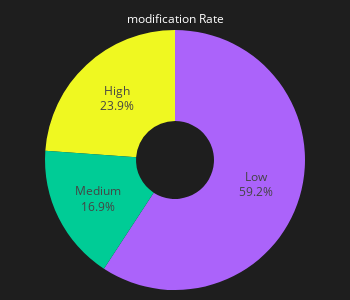

Notebook source saved alongside this figure:
### Code cell
df['Modification_Segment'] = pd.cut(df['modification_count'], bins=3, labels=['Low', 'Medium', 'High'])
df['Modification_Segment'].value_counts()
churn_rates_by_segment = (df.groupby('Modification_Segment')['churn'].mean())*100
churn_rates_by_segment=churn_rates_by_segment.reset_index()
fig_pie_modifications=px.pie(names=churn_rates_by_segment['Modification_Segment'],
                            values=churn_rates_by_segment['churn'],
                            color_discrete_sequence=['#ab63fa','#00cc96', '#eff821'],
                            color=churn_rates_by_segment['churn'],hole=0.3)
fig_pie_modifications.update_layout(
    paper_bgcolor='rgb(30,30,30)',
    showlegend=False,
    width=350,
    height=300,
    margin=dict(l=10, r=10, t=30, b=10),  
    autosize=False,
    title={
        'text':'modification Rate',
        'font':{
            'color':'white',
            'size':12},
        'xanchor':'center',
        'yanchor':'top',
        'x':0.5,
        'y':0.95},
)
fig_pie_modifications.update_traces(textposition='inside',
                                    textinfo='percent+label',
)
fig_pie_modifications.show()

### Figure 1 — Plotly figure (JSON) as saved in the notebook; plotly's stock layout.template omitted (floating-point values rounded to 4 significant figures)
{"data": [{"customdata": [[24.14], [6.897], [9.736]], "domain": {"x": [0, 1], "y": [0, 1]}, "hole": 0.3, "hovertemplate": "label=%{label}<br>value=%{value}<br>color=%{customdata[0]}<extra></extra>", "labels": ["Low", "Medium", "High"], "legendgroup": "", "marker": {"colors": ["#ab63fa", "#00cc96", "#eff821"]}, "name": "", "showlegend": true, "textinfo": "percent+label", "textposition": "inside", "type": "pie", "values": [24.14, 6.897, 9.736]}], "layout": {"autosize": false, "height": 300, "legend": {"tracegroupgap": 0}, "margin": {"b": 10, "l": 10, "r": 10, "t": 30}, "paper_bgcolor": "rgb(30,30,30)", "piecolorway": ["#ab63fa", "#00cc96", "#eff821"], "showlegend": false, "title": {"font": {"color": "white", "size": 12}, "text": "modification Rate", "x": 0.5, "xanchor": "center", "y": 0.95, "yanchor": "top"}, "width": 350}}
